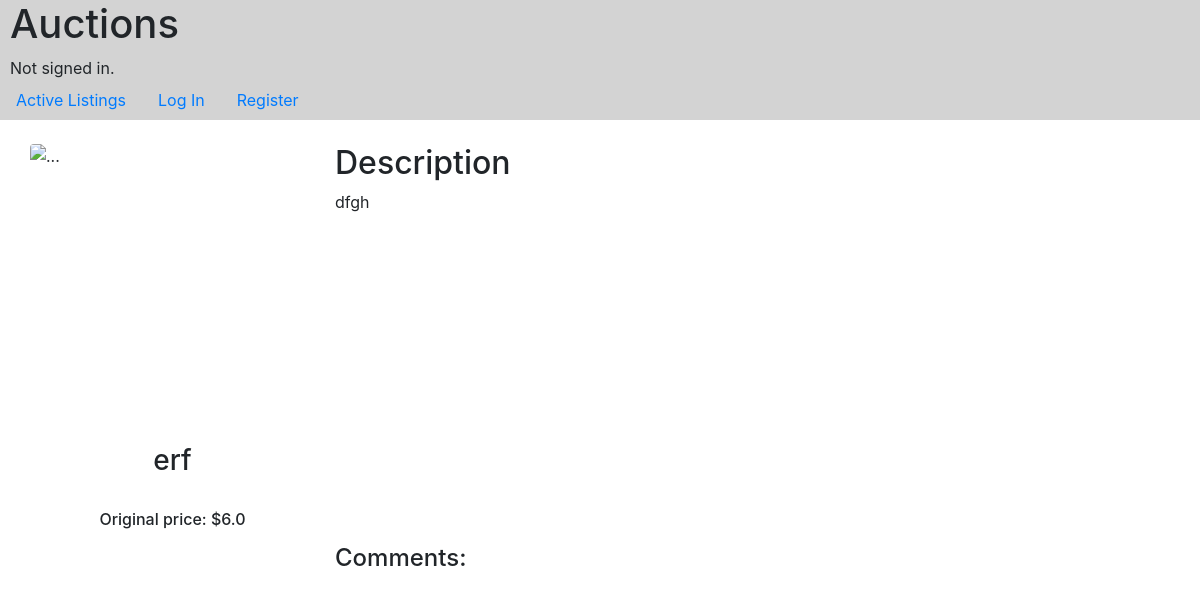
The app's page /listing_info/1 with its own data.
### auctions/models.py (models this page shows)
class listing(models.Model):
    user_id = models.IntegerField()
    item_name = models.CharField(max_length = 50)
    item_description = models.TextField()
    item_price = models.FloatField(default = 1)
    date_posted = models.DateField(auto_now_add = True, blank = True)
    status = models.CharField(default = "Active", max_length = 10)
    winner_id = models.IntegerField(default = 0)
    category = models.CharField(max_length = 15, blank = True)

### auctions/views.py (the view)
# urls.py: path("listing_info/<int:item_id>", views.listing_info, name="listing_info"),
def listing_info(request, item_id):
        item_info = listing.objects.filter(id = item_id)
        item_info = item_info.get()
        try:
            watch_item = watchlist.objects.filter(item_id = item_id, user_id = request.user.id)
            watch_item = watch_item.get()
        except:
            watch_item = None
        try:
            all_bids = bid.objects.filter(item_id = item_id).order_by("-bid_amount")
            highest_bid = all_bids[0]
        except:
            highest_bid = 0
        try:
            bid_info = bid.objects.filter(item_id = item_id, user_id = request.user.id)
            bid_info = bid_info.get()
        except:
            bid_info = None
        try:
            all_bids = bid.objects.filter(item_id = item_id).order_by("-bid_date")
        except:
            all_bids = None
        try:
            comments = comment.objects.filter(item_id = item_id).order_by("-date")
        except:
            comments = None
        try:
            winner = sale.objects.get(item_id = item_id)
        except:
            winner = None
        return render(request, "auctions/listing.html", {
            "listing": item_info,
            "watchlist": watch_item,
            "bid_info": bid_info,
            "highest_bid": highest_bid,
            "all_bids": all_bids,
            "comments": comments,
            "winner": winner
        })

### auctions/templates/auctions/listing.html (shortened to what this page needs)
{% extends "auctions/layout.html" %}
{% block body %}
    <div class="container">
        {% if listing.status == "Active" %}
            {% if user.is_authenticated and user.id != listing.user_id and watchlist == None %}
                <form action="{% url 'watch_list' %}" method="POST">
                    {% csrf_token %}
                    <div class="watchlist-form">
                        <label for="watch-button"><small class="text-muted">Add to watchlist</small></label>
                        <button type="submit" class="btn btn-primary" id="watch-button" name="item_id" value="{{ listing.id }}">Add</button>
                    </div>
                </form>
            {% else %}
            <br>
            {% endif %}
        {% endif %}
        <div class="row">
            <div class="listing-left-div">
                <img src="{{ listing.item_img.url }}" class="rounded float-center" alt="..." style=" width: auto; max-width: 100%; height: 300px; object-fit: cover; margin-left: auto; margin-right: auto; display: block;">
                <h3 style="text-align: center;"> {{ listing.item_name }}</h3>
                <br>
                {% if user.is_authenticated and user.id == listing.user_id %}
                    <h6 style="text-align: center;">Origanl price: ${{ listing.item_price }}</h6>
                    {% if listing.status == "Active" %}
                        <h6 style="text-align: center;">Current highest bid: ${{ highest_bid.bid_amount }}</h6>
                    {% else %}
                        <h6 style="text-align: center;">Winning bid amount: ${{ highest_bid.bid_amount }}</h6>
                    {% endif %}
                    <h6 style="text-align: center;"> Bid history</h6>
                    <hr>
                    {% if all_bids == None %}
                        <p>No bids.</p>
                    {% else %}
                        {% for bid in all_bids %}
                            <div class="card" style="background-color: rgb(231, 230, 230);">
                                <div class="card-body" style="line-height: 0.7;">
                                <p class="card-text">{{ bid.username }}: ${{ bid.bid_amount }}</p>
                                <p class="card-text" style="text-align: right;"><small class="text-muted">{{ bid.bid_date }} UTC</small></p>
                                </div>
                            </div>
                        {% endfor %}
                    {% endif %}
                {% elif not user.is_authenticated %}
                    <h6 style="text-align: center;"> Original price: ${{ listing.item_price }}</h6>
                {% else %}
                    <h6 style="text-align: center;"> Original price: ${{ listing.item_price }}</h6>
                    <p style="text-align: center;">Auction has ended.</p>
                {% endif %}
            </div>
            <div class="listing-right-div">
                <div class="description-div">
                    <h2>Description</h2>
                    <p>{{ listing.item_description }}</p>
                </div>
                <div class="comments-div">
                    <h4>Comments:</h4>
                </div>
            </div>
        </div>
    </div>
{% endblock %}

### auctions/static/auctions/styles.css (style rules this page uses)
.listing-left-div { width: 25%; }
.listing-right-div { padding-left: 20px; width: 70%; position: relative; }
.comments-div { position: relative; top: auto; }
.description-div { max-height: 400px; height: 400px; overflow: hidden; }

### records on screen
listing: item_name "erf", item_price "6.0", item_description "dfgh"
